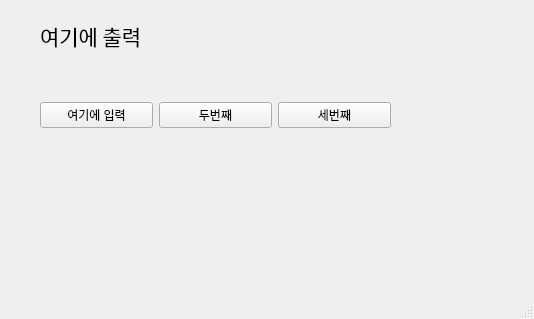
<?xml version="1.0" encoding="UTF-8"?>
<ui version="4.0">
 <class>MainWindow</class>
 <widget class="QMainWindow" name="MainWindow">
  <property name="geometry">
   <rect>
    <x>0</x>
    <y>0</y>
    <width>534</width>
    <height>319</height>
   </rect>
  </property>
  <property name="windowTitle">
   <string>MainWindow</string>
  </property>
  <widget class="QWidget" name="centralwidget">
   <widget class="QWidget" name="horizontalLayoutWidget">
    <property name="geometry">
     <rect>
      <x>40</x>
      <y>70</y>
      <width>351</width>
      <height>91</height>
     </rect>
    </property>
    <layout class="QHBoxLayout" name="horizontalLayout">
     <item>
      <widget class="QPushButton" name="pushButton">
       <property name="text">
        <string>여기에 입력</string>
       </property>
      </widget>
     </item>
     <item>
      <widget class="QPushButton" name="pushButton_2">
       <property name="text">
        <string>두번째</string>
       </property>
      </widget>
     </item>
     <item>
      <widget class="QPushButton" name="pushButton_3">
       <property name="text">
        <string>세번째</string>
       </property>
      </widget>
     </item>
    </layout>
   </widget>
   <widget class="QLabel" name="label">
    <property name="geometry">
     <rect>
      <x>40</x>
      <y>10</y>
      <width>451</width>
      <height>51</height>
     </rect>
    </property>
    <property name="font">
     <font>
      <family>맑은 고딕</family>
      <pointsize>16</pointsize>
      <weight>50</weight>
      <bold>false</bold>
     </font>
    </property>
    <property name="text">
     <string>여기에 출력</string>
    </property>
   </widget>
  </widget>
  <widget class="QMenuBar" name="menubar">
   <property name="geometry">
    <rect>
     <x>0</x>
     <y>0</y>
     <width>534</width>
     <height>22</height>
    </rect>
   </property>
  </widget>
  <widget class="QStatusBar" name="statusbar"/>
 </widget>
 <resources/>
 <connections>
  <connection>
   <sender>pushButton</sender>
   <signal>clicked()</signal>
   <receiver>MainWindow</receiver>
   <slot>firstClick()</slot>
   <hints>
    <hint type="sourcelabel">
     <x>71</x>
     <y>136</y>
    </hint>
    <hint type="destinationlabel">
     <x>99</x>
     <y>167</y>
    </hint>
   </hints>
  </connection>
  <connection>
   <sender>pushButton_2</sender>
   <signal>clicked()</signal>
   <receiver>MainWindow</receiver>
   <slot>secondClick()</slot>
   <hints>
    <hint type="sourcelabel">
     <x>194</x>
     <y>133</y>
    </hint>
    <hint type="destinationlabel">
     <x>217</x>
     <y>178</y>
    </hint>
   </hints>
  </connection>
  <connection>
   <sender>pushButton_3</sender>
   <signal>clicked()</signal>
   <receiver>MainWindow</receiver>
   <slot>thirdClick()</slot>
   <hints>
    <hint type="sourcelabel">
     <x>314</x>
     <y>134</y>
    </hint>
    <hint type="destinationlabel">
     <x>346</x>
     <y>174</y>
    </hint>
   </hints>
  </connection>
 </connections>
 <slots>
  <slot>firstClick()</slot>
  <slot>secondClick()</slot>
  <slot>thirdClick()</slot>
 </slots>
</ui>
